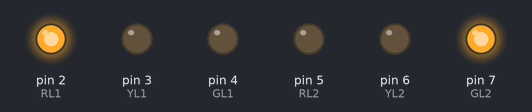
Bench run of a sketch on a simulated Arduino Uno, built with avr-gcc and run on an emulated ATmega328P. On the bench: output pins drawn as LEDs (lit = HIGH).

Above: at 5.0 s.
At 11.0 s:
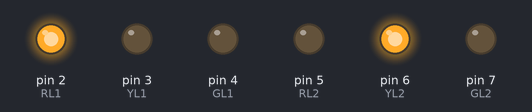
At 17.0 s:
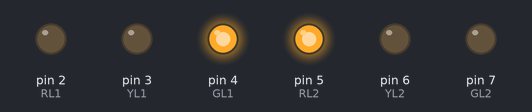
At 23.0 s:
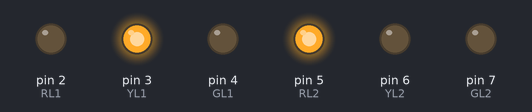
Timing chart, 0 to 31.2 s (numbered marks = the images above):
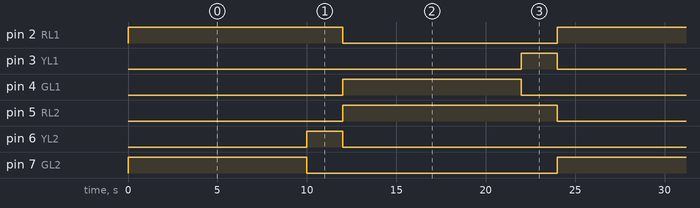

The sketch:

Punto_1.ino
```cpp
#define RL1 2
#define YL1 3
#define GL1 4

#define RL2 5
#define YL2 6
#define GL2 7

void setup()
{
  pinMode(RL1, OUTPUT);
  pinMode(YL1, OUTPUT);
  pinMode(GL1, OUTPUT);
  pinMode(RL2, OUTPUT);
  pinMode(YL2, OUTPUT);
  pinMode(GL2, OUTPUT);
}

void loop()
{
  digitalWrite(RL1, HIGH);
  digitalWrite(GL2, HIGH);
  delay(10000);
  digitalWrite(GL2, LOW);
  digitalWrite(YL2, HIGH);
  delay(2000);
  digitalWrite(YL2, LOW);
  digitalWrite(RL2, HIGH);
  digitalWrite(RL1, LOW);
  digitalWrite(GL1, HIGH);
  delay(10000);
  digitalWrite(GL1, LOW);
  digitalWrite(YL1, HIGH);
  delay(2000);
  digitalWrite(YL1, LOW);
  digitalWrite(RL2, LOW);
}
```

Measured:
- by itself, pin 2 (RL1), pin 5 (RL2): alternates HIGH for 12.0 s and LOW for 12.0 s
- by itself, pin 3 (YL1), pin 6 (YL2): alternates HIGH for 2.0 s and LOW for 22.0 s
- by itself, pin 4 (GL1), pin 7 (GL2): alternates HIGH for 10.0 s and LOW for 14.0 s
